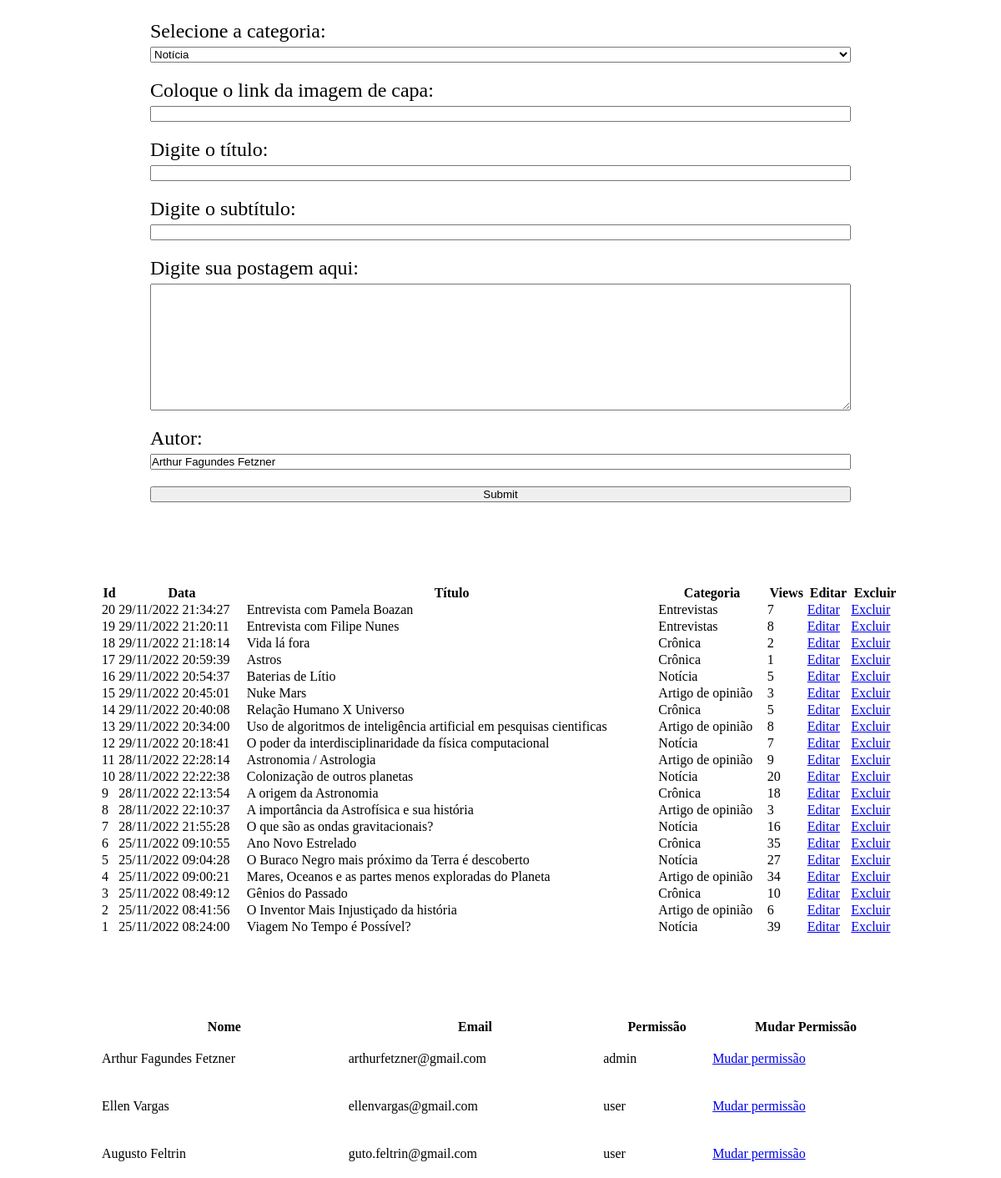
Screenshot of /postar.php?page=postar (signed in) with the database file from the repository.
### tables this page shows
CREATE TABLE `posts` (
  `Id` int(11) NOT NULL,
  `Titulo` varchar(100) NOT NULL,
  `Subtitulo` varchar(1000) NOT NULL,
  `Postagem` text NOT NULL,
  `Autor` varchar(100) NOT NULL,
  `Categoria` varchar(100) NOT NULL,
  `Data_e_hora` varchar(100) NOT NULL,
  `Views` int(11) NOT NULL,
  `Imagem_capa` text NOT NULL
);

CREATE TABLE `usuarios` (
  `Nome` varchar(1000) NOT NULL,
  `Nascimento` varchar(1000) NOT NULL,
  `Email` varchar(1000) NOT NULL,
  `Senha` varchar(1000) NOT NULL,
  `Permissão` varchar(10) NOT NULL
);

### postar.php (the view, shortened to what this page needs)
<!DOCTYPE html>
<html lang="en">
<head>
    <link rel="stylesheet" href="https://cdnjs.cloudflare.com/ajax/libs/font-awesome/5.11.2/css/all.css">
</head>
<body>
<?php
        if((!isset($_SESSION['verify']) == true) and (!isset($_SESSION['email']) == true) and (!isset($_SESSION['nome']) == true)){
            session_destroy();
            header("location: index.php");
        }else{
            if($_SESSION['verify'] == 'admin'){
                if (isset($_GET['page'])){
                    $page = $_GET['page'];
                    include_once('./includes/_config.php');
                    if($page == 'postar'){
                        $nome = $_SESSION['nome']['Nome'];
                        echo "<form action='db_posts.php?page=adicionar' method='post' id='formulario'>
                            <div>
                                <label for='categoria'>Selecione a categoria:</label>
                                <select name='categoria'>
                                    <option value='Notícia'>Notícia</option>
                                </select>
                            </div>
                            <div>
                                <label for='imagem'>Coloque o link da imagem de capa:</label>
                                <input type='text' name='imagem' id='imagem' required>
                            </div>
                            <div>
                                <label for='titulo'>Digite o título:</label>
                                <input type='text' name='titulo' id='titulo' required>
                            </div>
                            <div>
                                <label for='subtitulo'>Digite o subtítulo:</label>
                                <input type='text' name='subtitulo' id='subtitulo'>
                            </div>
                            <div>
                                <label for='postagem'>Digite sua postagem aqui:</label>
                                <textarea name='postagem' id='postagem' cols='30' rows='10' required></textarea>
                            </div>
                            <div>
                                <label for='autor'>Autor:</label>
                                <input type='text' name='autor' id='autor' value='$nome' required>
                            </div>
                            <input type='submit' name='submit' id='submit'>
                        </form><br>
                        <table>
                            <thead>
                                <tr>
                                    <th>Id</th>
                                    <th>Data</th>
                                    <th>Título</th>
                                    <th>Categoria</th>
                                    <th>Views</th>
                                    <th>Editar</th>
                                    <th>Excluir</th>
                                </tr>
                            </thead>
                            <tbody>";
                        $sql = "SELECT * FROM posts ORDER BY ID DESC";
                        $result = $conexao->query($sql);
                        while($user_data = mysqli_fetch_assoc($result)){
                            echo "
                                <tr>
                                <td>$user_data[Id]</td>
                                <td>$user_data[Data_e_hora]</td>
                                <td>$user_data[Titulo]</td>
                                <td>$user_data[Categoria]</td>
                                <td>$user_data[Views]</td>
                                <td><a href='postar.php?page=editar&id=$user_data[Id]'>Editar</a></td>
                                <td><a href='db_posts.php?page=excluir&id=$user_data[Id]'>Excluir</a></td>
                                </tr>
                                ";
                            };
                        echo '</tbody></table><br>';
                        echo "<table>
                            <thead>
                                <tr>
                                    <th>Nome</th>
                                    <th>Email</th>
                                    <th>Permissão</th>
                                    <th>Mudar Permissão</th>
                                </tr>
                            </thead>
                            <tbody>";
                        $sql = "SELECT * FROM usuarios ORDER BY Permissão ASC";
                        $result = $conexao->query($sql);
                        while($user_data = mysqli_fetch_assoc($result)){
                            echo "
                                <tr>
                                <td>$user_data[Nome]</td>
                                <td>$user_data[Email]</td>
                                <td>$user_data[Permissão]</td>
                                <td><a href='db_entrar.php?page=Mudar%20permissao&email=$user_data[Email]'>Mudar permissão</a></td>
                                </tr>
                                ";
                            };
                        echo '</tbody></table>';
                    }else{
                        header("location: index.php");
                    };
                }else{
                    header("location: index.php");
                };
            }elseif($_SESSION['verify'] == 'user'){
                header("location: index.php");
            }else{
                header("location: index.php");
            };
        };
?>

### postar.php (style rules this page uses)
* { margin: 0px; padding: 0px; }
body { width: 100%; display: flex; flex-direction: column; padding-top: 2%; align-items: center; gap: 40px; }
form { width: 70%; display: flex; flex-direction: column; gap: 20px; }
form div { display: flex; flex-direction: column; gap: 5px; }
form label { font-size: 1.5em; }
table { width: 80%; aspect-ratio: 5/1; }

### rows the page displays
posts: Id "20", Data_e_hora "29/11/2022 21:34:27", Titulo "Entrevista com Pamela Boazan", Categoria "Entrevistas", Views "7"
posts: Id "19", Data_e_hora "29/11/2022 21:20:11", Titulo "Entrevista com Filipe Nunes", Categoria "Entrevistas", Views "8"
posts: Id "18", Data_e_hora "29/11/2022 21:18:14", Titulo "Vida lá fora", Categoria "Crônica", Views "2"
posts: Id "17", Data_e_hora "29/11/2022 20:59:39", Titulo "Astros", Categoria "Crônica", Views "1"
posts: Id "16", Data_e_hora "29/11/2022 20:54:37", Titulo "Baterias de Lítio", Categoria "Notícia", Views "5"
posts: Id "15", Data_e_hora "29/11/2022 20:45:01", Titulo "Nuke Mars", Categoria "Artigo de opinião", Views "3"
posts: Id "14", Data_e_hora "29/11/2022 20:40:08", Titulo "Relação Humano X Universo", Categoria "Crônica", Views "5"
posts: Id "13", Data_e_hora "29/11/2022 20:34:00", Titulo "Uso de algoritmos de inteligência artificial em pesquisas cientificas", Categoria "Artigo de opinião", Views "8"
posts: Id "12", Data_e_hora "29/11/2022 20:18:41", Titulo "O poder da interdisciplinaridade da física computacional", Categoria "Notícia", Views "7"
posts: Id "11", Data_e_hora "28/11/2022 22:28:14", Titulo "Astronomia / Astrologia", Categoria "Artigo de opinião", Views "9"
posts: Id "10", Data_e_hora "28/11/2022 22:22:38", Titulo "Colonização de outros planetas", Categoria "Notícia", Views "20"
posts: Id "9", Data_e_hora "28/11/2022 22:13:54", Titulo "A origem da Astronomia", Categoria "Crônica", Views "18"
posts: Id "8", Data_e_hora "28/11/2022 22:10:37", Titulo "A importância da Astrofísica e sua história", Categoria "Artigo de opinião", Views "3"
posts: Id "7", Data_e_hora "28/11/2022 21:55:28", Titulo "O que são as ondas gravitacionais?", Categoria "Notícia", Views "16"
posts: Id "6", Data_e_hora "25/11/2022 09:10:55", Titulo "Ano Novo Estrelado", Categoria "Crônica", Views "35"
posts: Id "5", Data_e_hora "25/11/2022 09:04:28", Titulo "O Buraco Negro mais próximo da Terra é descoberto", Categoria "Notícia", Views "27"
posts: Id "4", Data_e_hora "25/11/2022 09:00:21", Titulo "Mares, Oceanos e as partes menos exploradas do Planeta", Categoria "Artigo de opinião", Views "34"
posts: Id "3", Data_e_hora "25/11/2022 08:49:12", Titulo "Gênios do Passado", Categoria "Crônica", Views "10"
posts: Id "2", Data_e_hora "25/11/2022 08:41:56", Titulo "O Inventor Mais Injustiçado da história", Categoria "Artigo de opinião", Views "6"
posts: Id "1", Data_e_hora "25/11/2022 08:24:00", Titulo "Viagem No Tempo é Possível?", Categoria "Notícia", Views "39"
usuarios: Nome "Arthur Fagundes Fetzner", Email "arthurfetzner@gmail.com", Permissão "admin"
usuarios: Nome "Ellen Vargas", Email "ellenvargas@gmail.com", Permissão "user"
usuarios: Nome "Augusto Feltrin", Email "guto.feltrin@gmail.com", Permissão "user"
